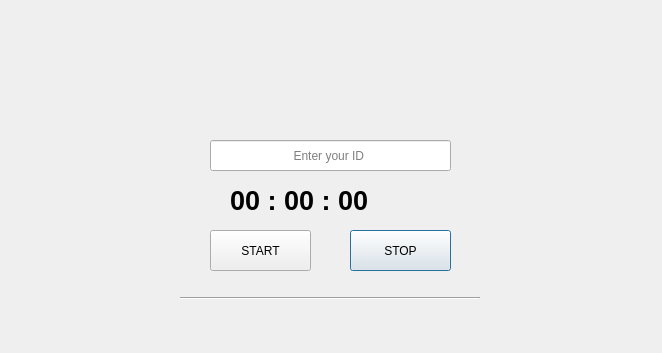
<?xml version="1.0" encoding="UTF-8"?>
<ui version="4.0">
 <class>Dialog</class>
 <widget class="QDialog" name="Dialog">
  <property name="geometry">
   <rect>
    <x>0</x>
    <y>0</y>
    <width>662</width>
    <height>353</height>
   </rect>
  </property>
  <property name="windowTitle">
   <string>Dialog</string>
  </property>
  <widget class="QLineEdit" name="lineEdit">
   <property name="geometry">
    <rect>
     <x>210</x>
     <y>140</y>
     <width>241</width>
     <height>31</height>
    </rect>
   </property>
   <property name="layoutDirection">
    <enum>Qt::LeftToRight</enum>
   </property>
   <property name="alignment">
    <set>Qt::AlignCenter</set>
   </property>
   <property name="placeholderText">
    <string>Enter your ID </string>
   </property>
  </widget>
  <widget class="QLabel" name="label_2">
   <property name="geometry">
    <rect>
     <x>280</x>
     <y>40</y>
     <width>91</width>
     <height>91</height>
    </rect>
   </property>
   <property name="text">
    <string/>
   </property>
   <property name="pixmap">
    <pixmap>logo.png</pixmap>
   </property>
  </widget>
  <widget class="QLabel" name="label_3">
   <property name="geometry">
    <rect>
     <x>230</x>
     <y>180</y>
     <width>201</width>
     <height>41</height>
    </rect>
   </property>
   <property name="font">
    <font>
     <pointsize>20</pointsize>
     <weight>75</weight>
     <bold>true</bold>
    </font>
   </property>
   <property name="text">
    <string>00 : 00 : 00</string>
   </property>
  </widget>
  <widget class="QPushButton" name="pushButton_2">
   <property name="geometry">
    <rect>
     <x>350</x>
     <y>230</y>
     <width>101</width>
     <height>41</height>
    </rect>
   </property>
   <property name="text">
    <string>STOP</string>
   </property>
  </widget>
  <widget class="QPushButton" name="pushButton">
   <property name="geometry">
    <rect>
     <x>210</x>
     <y>230</y>
     <width>101</width>
     <height>41</height>
    </rect>
   </property>
   <property name="text">
    <string>START</string>
   </property>
  </widget>
  <widget class="Line" name="line">
   <property name="geometry">
    <rect>
     <x>180</x>
     <y>290</y>
     <width>300</width>
     <height>16</height>
    </rect>
   </property>
   <property name="orientation">
    <enum>Qt::Horizontal</enum>
   </property>
  </widget>
 </widget>
 <resources/>
 <connections/>
</ui>
